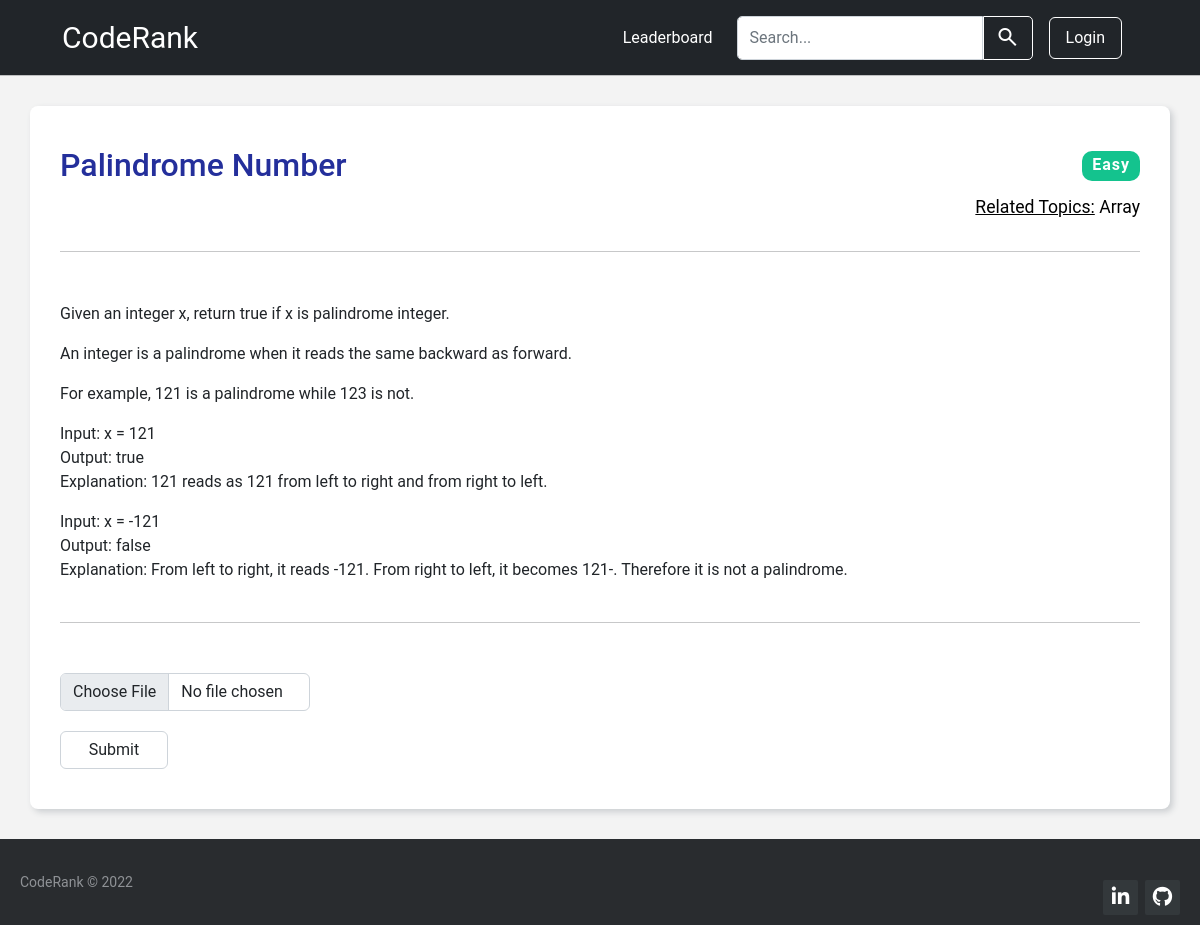
/problems/15/, run on the app's committed database.
### base/models.py (models this page shows, shortened)
class Problem(models.Model):
    name = models.CharField(max_length=100)
    desc = models.TextField()
    topic_tag = models.CharField(max_length=100, null=True)
    difficulty = models.CharField(max_length = 100, null=True)
    status = models.BooleanField(default=False)

### base/views.py (the view, shortened to what this page needs)
# urls.py: path('problems/<str:pk>/', views.problemPage, name='problemPage'),
def problemPage(request, pk):
    problem = Problem.objects.get(id=pk)
    context = {'problem':problem}
    return render(request, 'base/problem-page.html', context)

### base/templates/base/problem-page.html (shortened to what this page needs)
{% extends 'main.html' %}
{% block content %}
<div class="problem-page">
    <div class="problem">
        <p class="difficulty"
            style=" {% if problem.difficulty == 'Easy' %}
                        background-color: #14C38E;
                    {% elif problem.difficulty == 'Medium' %}
                        background-color: #FF8D29;
                    {% else %}
                    background-color: #EB5353;
                    {% endif %}">
                {{problem.difficulty}}
        </p>
        <h2 class="problem-head"> {{problem.name}} </h2>
        <p class="topic-tag"><u>Related Topics:</u> {{problem.topic_tag}} </p>
        <hr>
        <p> {{problem.desc|linebreaks}} </p>
        <br>
        <hr>
        <form method="POST" enctype="multipart/form-data">
            <input type="file" name="solution" class="form-control upload-btn" accept=".cpp" />
            {% if request.user.is_authenticated %}
                <input type="submit" value="Submit" class="form-control submit-btn"/>
            {% else %}
                <input type="submit" value="Submit" class="form-control submit-btn"
                style="background-color: #fff; cursor: not-allowed;" disabled/>
            {% endif %}
        </form>
    </div>
</div>
{% endblock content %}

### templates/main.html (style rules this page uses)
body { background-color: #f3f3f3; }
hr { margin: 0; padding: 0; }
* { font-family: Roboto; }

### base/templates/base/problem-page.html (style rules this page uses)
.problem-page { padding: 30px 30px; }
.problem { padding: 40px 30px; background-color: #fff; box-shadow: 3px 3px 6px #cbced1; border-radius: 8px; position: relative; }
.problem-page .problem-head { color: #242F9B; margin-bottom: 40px; }
.difficulty { padding: 2px 10px 4px; text-align: right; font-weight: 600; letter-spacing: 1px; color: #fff; border-radius: 10px; position: absolute; top: 45px; right: 30px; }
.topic-tag { margin: -30px auto 30px; text-align: right; font-size: 1.1rem; color: #000; }
.problem hr { margin: 0 auto 50px; }
.upload-btn { width: 250px; margin: 50px 0 10px; }
.submit-btn { margin: 20px 0 0; width: 108px; }

### data on the page
Problem: difficulty "Easy", name "Palindrome Number", topic_tag "Array", desc "Given an integer x, return true if x is palindrome integer. An integer is a palindrome when it reads the same backward as forward. For example, 121 is a palindrome while 123 is not. Input: x = 121 Output: true Explanation: 121 reads as 121 from left to right and from right to left. Input: x = -121 Output: false Explanation: From left to right, it reads -121. From right to left, it becomes 121-. Therefore it is not a palindrome."
